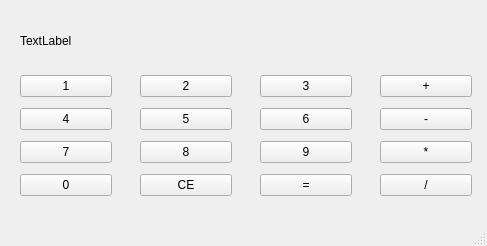
<?xml version="1.0" encoding="UTF-8"?>
<ui version="4.0">
 <class>MainWindow</class>
 <widget class="QMainWindow" name="MainWindow">
  <property name="geometry">
   <rect>
    <x>0</x>
    <y>0</y>
    <width>487</width>
    <height>246</height>
   </rect>
  </property>
  <property name="maximumSize">
   <size>
    <width>1677</width>
    <height>1677</height>
   </size>
  </property>
  <property name="windowTitle">
   <string>MainWindow</string>
  </property>
  <widget class="QWidget" name="centralwidget">
   <widget class="QLabel" name="my_label">
    <property name="geometry">
     <rect>
      <x>20</x>
      <y>30</y>
      <width>311</width>
      <height>21</height>
     </rect>
    </property>
    <property name="text">
     <string>TextLabel</string>
    </property>
   </widget>
   <widget class="QWidget" name="layoutWidget">
    <property name="geometry">
     <rect>
      <x>20</x>
      <y>70</y>
      <width>92</width>
      <height>132</height>
     </rect>
    </property>
    <layout class="QVBoxLayout" name="verticalLayout">
     <item>
      <widget class="QPushButton" name="pushButton">
       <property name="text">
        <string>1</string>
       </property>
      </widget>
     </item>
     <item>
      <widget class="QPushButton" name="pushButton_5">
       <property name="text">
        <string>4</string>
       </property>
      </widget>
     </item>
     <item>
      <widget class="QPushButton" name="pushButton_9">
       <property name="text">
        <string>7</string>
       </property>
      </widget>
     </item>
     <item>
      <widget class="QPushButton" name="pushButton_13">
       <property name="text">
        <string>0</string>
       </property>
      </widget>
     </item>
    </layout>
   </widget>
   <widget class="QWidget" name="layoutWidget">
    <property name="geometry">
     <rect>
      <x>260</x>
      <y>70</y>
      <width>92</width>
      <height>132</height>
     </rect>
    </property>
    <layout class="QVBoxLayout" name="verticalLayout_3">
     <item>
      <widget class="QPushButton" name="pushButton_3">
       <property name="text">
        <string>3</string>
       </property>
      </widget>
     </item>
     <item>
      <widget class="QPushButton" name="pushButton_7">
       <property name="text">
        <string>6</string>
       </property>
      </widget>
     </item>
     <item>
      <widget class="QPushButton" name="pushButton_11">
       <property name="text">
        <string>9</string>
       </property>
      </widget>
     </item>
     <item>
      <widget class="QPushButton" name="pushButton_15">
       <property name="text">
        <string>=</string>
       </property>
      </widget>
     </item>
    </layout>
   </widget>
   <widget class="QWidget" name="layoutWidget">
    <property name="geometry">
     <rect>
      <x>380</x>
      <y>70</y>
      <width>92</width>
      <height>132</height>
     </rect>
    </property>
    <layout class="QVBoxLayout" name="verticalLayout_4">
     <item>
      <widget class="QPushButton" name="pushButton_4">
       <property name="text">
        <string>+</string>
       </property>
      </widget>
     </item>
     <item>
      <widget class="QPushButton" name="pushButton_8">
       <property name="text">
        <string>-</string>
       </property>
      </widget>
     </item>
     <item>
      <widget class="QPushButton" name="pushButton_12">
       <property name="text">
        <string>*</string>
       </property>
      </widget>
     </item>
     <item>
      <widget class="QPushButton" name="pushButton_16">
       <property name="text">
        <string>/</string>
       </property>
      </widget>
     </item>
    </layout>
   </widget>
   <widget class="QWidget" name="layoutWidget">
    <property name="geometry">
     <rect>
      <x>140</x>
      <y>70</y>
      <width>92</width>
      <height>132</height>
     </rect>
    </property>
    <layout class="QVBoxLayout" name="verticalLayout_2">
     <item>
      <widget class="QPushButton" name="pushButton_2">
       <property name="text">
        <string>2</string>
       </property>
      </widget>
     </item>
     <item>
      <widget class="QPushButton" name="pushButton_6">
       <property name="text">
        <string>5</string>
       </property>
      </widget>
     </item>
     <item>
      <widget class="QPushButton" name="pushButton_10">
       <property name="text">
        <string>8</string>
       </property>
      </widget>
     </item>
     <item>
      <widget class="QPushButton" name="pushButton_14">
       <property name="text">
        <string>CE</string>
       </property>
      </widget>
     </item>
    </layout>
   </widget>
  </widget>
  <widget class="QMenuBar" name="menubar">
   <property name="geometry">
    <rect>
     <x>0</x>
     <y>0</y>
     <width>487</width>
     <height>22</height>
    </rect>
   </property>
  </widget>
  <widget class="QStatusBar" name="statusbar"/>
 </widget>
 <resources/>
 <connections/>
</ui>
